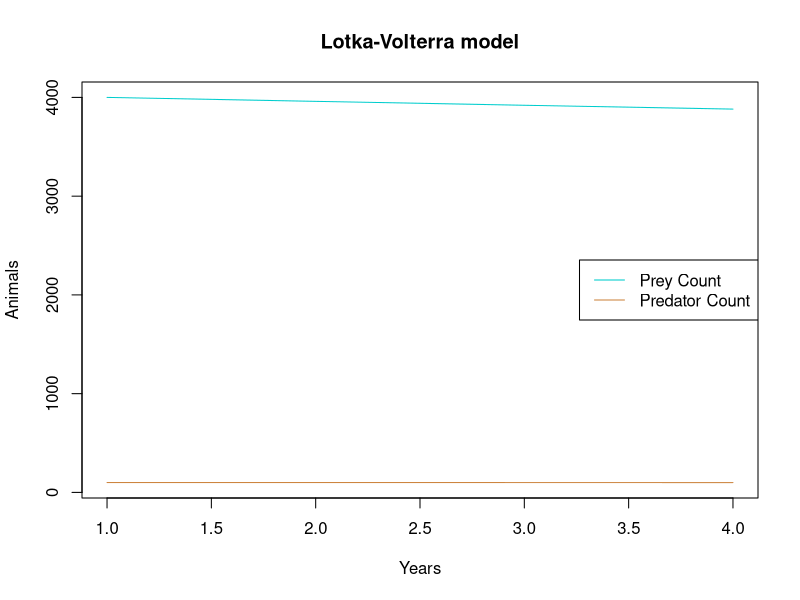

Reproduce this figure in R. (Note: this script raises an error after producing the figure.)
## ---- chunk 1
data(mtcars)

mad <- function(x) {
  median <- median(x, na.rm = TRUE)
  mad <- median(abs(x - median), na.rm = TRUE)  
  1.4826 * mad
}

madDf <- apply(X = mtcars,
                     MARGIN = 2,
                     FUN = mad)

madDf
## ---- chunk 2
madDirect <- function(x) {
  median <- median(x, na.rm = TRUE)  
  deviations <- abs(sweep(x = as.matrix(x),
                          MARGIN = 2,
                          STATS = median)
                    )  
  mad <- median(deviations, na.rm = TRUE)  
  1.4826 * mad
}

madDdf <- apply(X = mtcars,
              MARGIN = 2,
              FUN = madDirect)

madDdf
## ---- chunk 3
x <- function(x, n) {
  result <- 0  # Initialize the result
  for (i in 0:n) {  # Loop from 0 to n (inclusive)
    result <- result + x^i  # Add x^i to the result
  }
  return(result)  # Return the computed sum
}
## ---- chunk 4
y <- function(x, n) {
  result <- 0  # Initialize the result
  i <- 0  # Initialize the counter
  
  while (i <= n) {  # Loop while i is less than or equal to n
    result <- result + x^i  # Add x^i to the result
    i <- i + 1  # Increment the counter
  }
  
  return(result)  # Return the computed sum
}
## ---- chunk 5
x_value <- 0.3
n_value <- 500

system.time(expr = 
"sum_result <- x(x_value, n_value)
sum_result"
)

system.time(
"sum_result <- y(x_value, n_value)
sum_result"
)
## ---- chunk 6
x_value <- 0.3
n_value <- 5000

system.time(expr = 
"sum_result <- x(x_value, n_value)
sum_result"
)

system.time(
"sum_result <- y(x_value, n_value)
sum_result"
)
## ---- chunk 7
x_value <- 1.01
n_value <- 500

system.time(expr = 
"sum_result <- x(x_value, n_value)
sum_result"
)

system.time(
"sum_result <- y(x_value, n_value)
sum_result"
)
## ---- chunk 8
x_value <- 1.01
n_value <- 5000

system.time(expr = 
"sum_result <- x(x_value, n_value)
sum_result"
)

system.time(
"sum_result <- y(x_value, n_value)
sum_result"
)
## ---- chunk 9
# Define the function using a for loop
h_for <- function(x, n) {
  result <- 1  # Initialize the sum
  for (i in 1:n) {
    result <- result + x^i
  }
  return(result)
}

# Define the function using a while loop
h_while <- function(x, n) {
  result <- 1  # Initialize the sum
  i <- 1       # Start from the first power
  while (i <= n) {
    result <- result + x^i
    i <- i + 1
  }
  return(result)
}

# Set values of x and n
x_values <- c(0.3, 1.01)
n_values <- c(500, 5000)

# Loop through each combination of x and n, measuring time
results <- data.frame()

for (x in x_values) {
  for (n in n_values) {
    # Measure time for the for loop
    time_for <- system.time(h_for(x, n))["user.self"]
    
    # Measure time for the while loop
    time_while <- system.time(h_while(x, n))["user.self"]
    
    # Store the results
    results <- rbind(results, data.frame(x = x, n = n, Time_for = time_for, Time_while = time_while))
  }
}
## ---- chunk 10
results
## ---- chunk 11
bx <- 0.04  
dx <- 0.0005  
by <- 0.1  
dy <- 0.2  

prey <- 4000  
predator <- 100 

preyList <- c(prey)
predatorList <- c(predator)

while (prey > 3900) {
  newPrey <- prey + bx * prey - dx * prey * predator
  newPredator <- predator + by * dx * prey * predator - dy * predator
  # this is a lot like recursion, which
  # is a lot like recursion, which
  # is a lot like...
  preyList <- c(preyList, newPrey)
  predatorList <- c(predatorList, newPredator)
  
  prey <- newPrey
  predator <- newPredator
}
## ---- chunk 12
plot(preyList, 
     type="l", 
     col="cyan3", 
     ylim=c(min(c(preyList, predatorList)), max(c(preyList, predatorList))),
     xlab="Years", 
     ylab="Animals",
     main="Lotka-Volterra model")
lines(predatorList, 
      col="tan3")
legend("right", 
       inset=0,
       legend=c("Prey Count", "Predator Count"), 
       col=c("cyan3", "tan3"), 
       lty=1)
## ---- chunk 13
knitr::include_graphics("sawIt.jpg")
## ---- chunk 14
ohCrap <- function() {
  roll1 <- sum(sample(1:6, 2, replace = TRUE))
  if (roll1 == 7 || roll1 == 11) {
    return("Player 1 wins on the first roll!")
  } else {
    point <- roll1
    repeat {
      rollN <- sum(sample(1:6, 2, replace = TRUE))
      if (rollN == point) {
        return("Player 1 wins!")
      }
      if (rollN == 7 || rollN == 11) {
        return("Player 1 loses!")
      }
    }
  }
}

print("Let's play a game!")
rep(ohCrap(), 10)
## ---- chunk 15
t <- seq(from = 0, to = 1, by = 0.001)

# xt <- sqrt(t)
# yt <- 2 * pi * t

xt <- sqrt(t) * cos(2 * pi * t)
yt <- sqrt(t) * sin(2 * pi * t)

plot(x = xt, 
     y = yt, 
     type = "l",
     main = "Look, A Spiral!")
## ---- chunk 16
t <- seq(from = 0, to = 1, by = 0.001)

xt <- numeric(length(t))
yt <- numeric(length(t))

for (i in 1:length(t)) {
  xt[i] <- sqrt(t[i]) * cos(2 * pi * t[i])
  yt[i] <- sqrt(t[i]) * sin(2 * pi * t[i])
}

plot(x = xt, 
     y = yt, 
     type = "l",
     main = "Look, A Spiral, Again!")
## ---- chunk 17
x <- matrix(rnorm(n = 500), ncol = 5)
varx <- var(x)
## ---- chunk 18
# start
x <- matrix(rnorm(n = 500), ncol = 5)
varx <- var(x)

# the problem
std_devs <- sqrt(diag(varx))

rowSweep <- sweep(x = varx,
                  MARGIN = 1,
                  STATS = std_devs, 
                  FUN = "/")

# 5x5 matrix 
corR <- sweep(x = rowSweep, 
              MARGIN = 2, 
              STATS = std_devs, 
              FUN = "/")
corR
